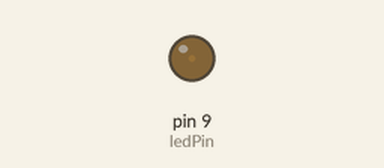
Simulated run of this sketch. Board: Arduino Uno, built with avr-gcc and run on an emulated ATmega328P. On the bench: output pins drawn as LEDs (lit = HIGH).

Above: at 0.05 s.
At 0.95 s:
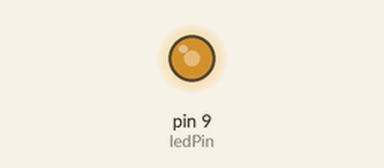
At 1.4 s:
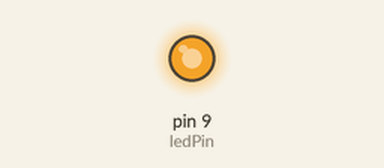
At 2.75 s:
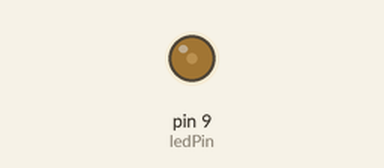
Timing chart, 0 to 7.0 s (numbered marks = the images above):
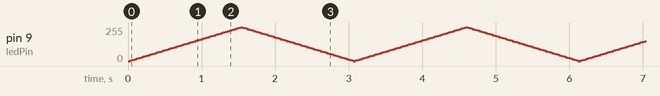

The sketch:

sketch_oct11a_lab23.ino
```cpp
// lab  2 prob 3

int ledPin =  9; //primul cu ~
int brightness = 0; //pleaca cu luminozitete 0
int fade = 5; //amplifica sau scade luminozitetea cu 5(max 255)

void setup() {
    pinMode(ledPin, OUTPUT);
}

void loop() {
    //aplicam luminozitatea curenta pe pinul ledului
    analogWrite(ledPin, brightness);

    //modificam luminozitatea
    brightness = fade + brightness;

    if(brightness <= 0 or brightness >=255)
    {
      fade = -fade;
    }

    delay(30);
}
```
